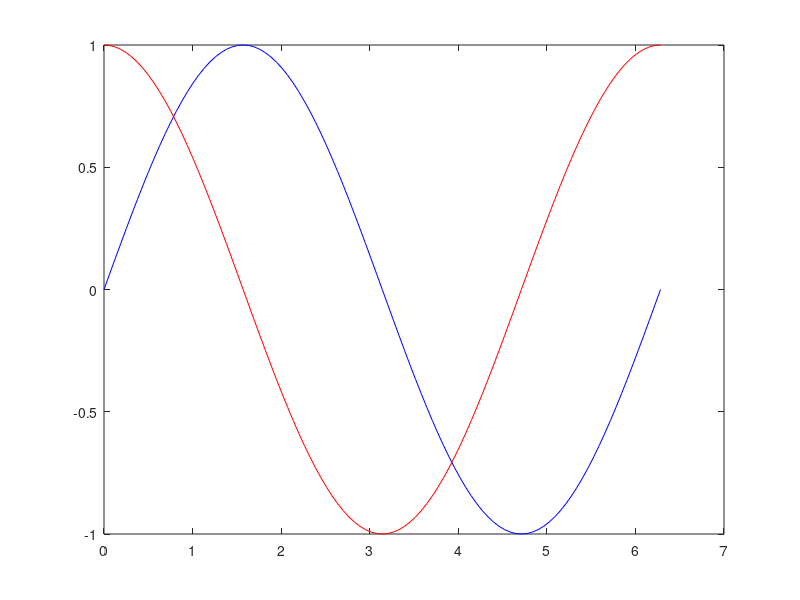

The MATLAB source for this figure:
% 디지털 영역에서의 미적분

% Sampling cos sin
fx = 100;
delta = 1/fx;
x = 0:delta*2*pi:2*pi;

ys = sin(x); % sin파 생성
yc = cos(x); % cos파 생성

figure(1);
plot(x,ys,'b-',x,yc,'r-');

diff(ys/yc); % 앞 뒤 두개 샘플의 차분을 구하는 함수
